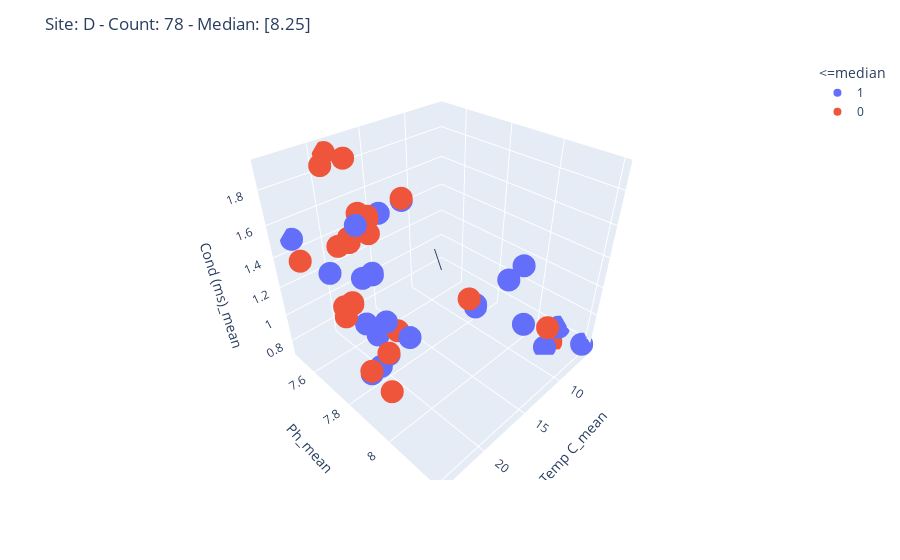
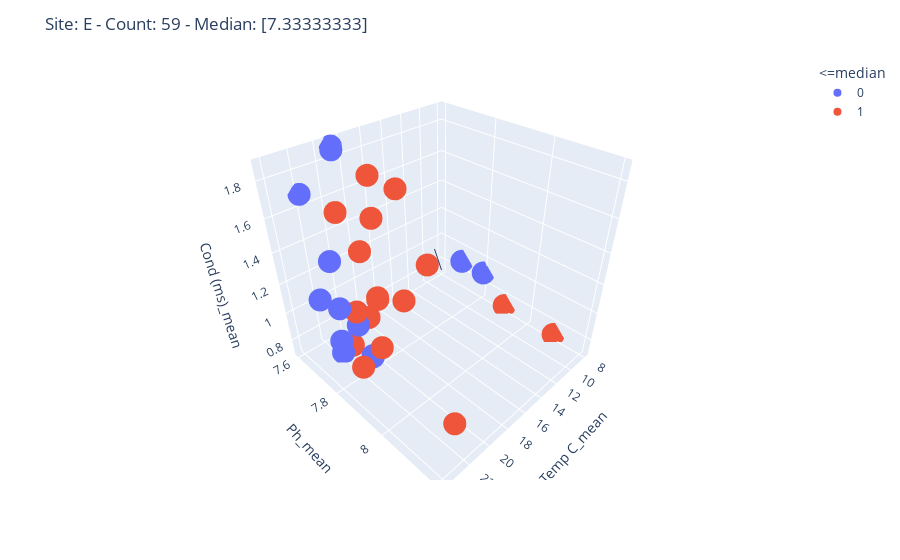
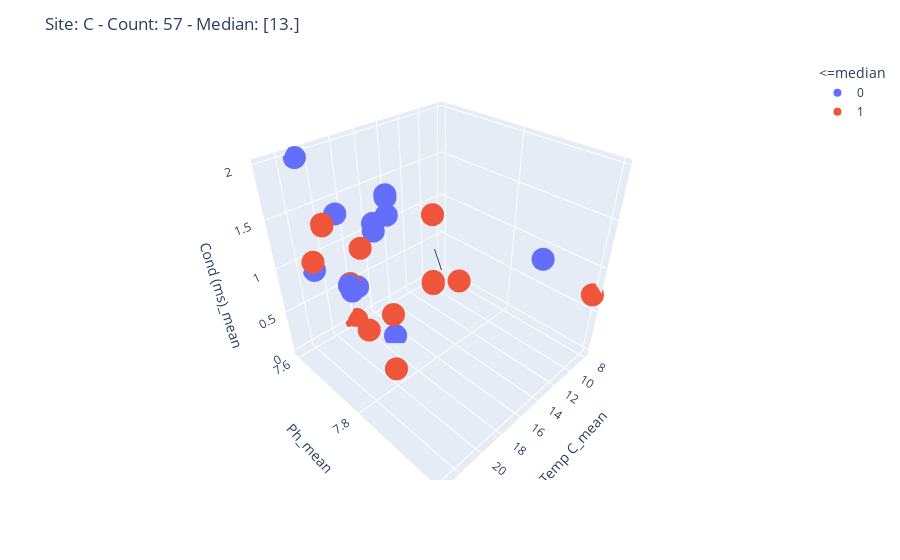
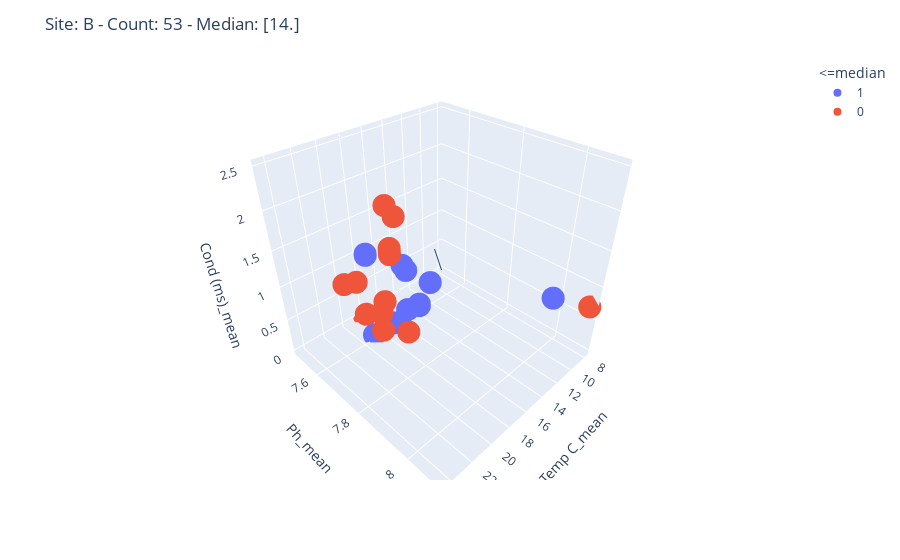

These figures' notebook cell, in order:
### Code cell
for site in class_ecoli_df["Site"].unique():
    fig = px.scatter_3d(
        class_ecoli_df[class_ecoli_df["Site"] == site],
        x="Temp C_mean",
        y="Ph_mean",
        z="Cond (ms)_mean",
        color="<=median",
    )
    fig.update_layout(
        title_text="Site: "
        + site
        + " - "
        + "Count: "
        + str(len(class_ecoli_df[class_ecoli_df["Site"] == site]))
        + " - "
        + "Median: "
        + str(ecoli_df[ecoli_df["Site"] == site]["median"].unique())
    )

    fig.add_annotation()
    fig.show()

### Figure 1 — Plotly figure (JSON) as saved in the notebook; plotly's stock layout.template omitted (floating-point values rounded to 4 significant figures)
{"data": [{"hovertemplate": "<=median=1<br>Temp C_mean=%{x}<br>Ph_mean=%{y}<br>Cond (ms)_mean=%{z}<extra></extra>", "legendgroup": "1", "marker": {"color": "#636efa", "symbol": "circle"}, "mode": "markers", "name": "1", "scene": "scene", "showlegend": true, "type": "scatter3d", "x": [6, 6, 9, 8, 11, 9, 9, 8, 22, 22, 22, 22, 20, 20, 22, 22, 21, 21, 21, 21, 21, 21, 21, 21, 21, 20, 22, 22, 21, 20, 21.9, 23, 23.9, 23, 22, 22, 21, 20, 22], "y": [8.1, 8.2, 7.8, 8, 8, 8, 7.8, 8.1, 7.9, 7.9, 7.8, 7.8, 7.8, 7.8, 7.8, 7.8, 7.9, 7.8, 7.8, 7.8, 7.8, 7.8, 7.8, 7.8, 7.8, 7.9, 7.9, 7.9, 7.8, 7.7, 7.8, 7.5, 7.6, 7.7, 7.9, 7.9, 7.8, 7.9, 8], "z": [0.8, 0.77, 0.8, 0.8, 1.25, 1.28, 0.78, 0.72, 1.08, 0.79, 0.8, 1.76, 1.77, 1.77, 1.17, 1.17, 1.19, 0.81, 0.81, 1.05, 1.05, 1.05, 1.05, 1.45, 1.45, 1.91, 1.29, 1.29, 1.688, 1.703, 1.46, 1.49, 1.46, 1.44, 1.07, 1.07, 1.46, 1.9, 1.3]}, {"hovertemplate": "<=median=0<br>Temp C_mean=%{x}<br>Ph_mean=%{y}<br>Cond (ms)_mean=%{z}<extra></extra>", "legendgroup": "0", "marker": {"color": "#EF553B", "symbol": "circle"}, "mode": "markers", "name": "0", "scene": "scene", "showlegend": true, "type": "scatter3d", "x": [10, 10, 8, 8, 7, 21, 21, 21, 21, 22, 22, 21, 22, 22, 20, 21, 21, 20, 20, 19, 19, 19, 19, 21, 22, 22, 24, 24, 23.4, 23.4, 23, 23, 23, 23, 21, 21, 21, 23.9, 21], "y": [7.8, 7.8, 8.1, 8.1, 8.1, 7.8, 7.8, 7.8, 7.8, 7.9, 7.9, 7.9, 7.8, 7.8, 7.9, 7.8, 7.8, 7.7, 7.7, 7.6, 7.6, 7.5, 7.5, 7.7, 7.7, 7.7, 7.82, 7.82, 7.78, 7.78, 7.8, 7.8, 7.8, 7.8, 7.7, 7.6, 7.6, 7.6, 7.7], "z": [0.885, 0.885, 0.88, 0.88, 0.72, 1.766, 1.766, 1.781, 1.781, 1.08, 0.79, 1.19, 0.82, 0.82, 1.91, 1.688, 1.688, 1.703, 1.703, 1.92, 1.92, 1.9, 1.9, 1.59, 1.57, 1.57, 1.32, 1.32, 1.32, 1.32, 1.34, 1.34, 1.35, 1.35, 1.562, 1.922, 1.922, 1.46, 1.59]}], "layout": {"annotations": [{}], "legend": {"title": {"text": "<=median"}, "tracegroupgap": 0}, "margin": {"t": 60}, "scene": {"domain": {"x": [0, 1], "y": [0, 1]}, "xaxis": {"title": {"text": "Temp C_mean"}}, "yaxis": {"title": {"text": "Ph_mean"}}, "zaxis": {"title": {"text": "Cond (ms)_mean"}}}, "title": {"text": "Site: D - Count: 78 - Median: [8.25]"}}}

### Figure 2 — Plotly figure (JSON) as saved in the notebook; plotly's stock layout.template omitted (floating-point values rounded to 4 significant figures)
{"data": [{"hovertemplate": "<=median=0<br>Temp C_mean=%{x}<br>Ph_mean=%{y}<br>Cond (ms)_mean=%{z}<extra></extra>", "legendgroup": "0", "marker": {"color": "#636efa", "symbol": "circle"}, "mode": "markers", "name": "0", "scene": "scene", "showlegend": true, "type": "scatter3d", "x": [8, 8, 21, 21, 21, 21, 22, 21, 22, 22, 22, 19, 19, 19, 19, 22, 22, 22, 22, 23.8, 23.8, 24.1, 24.1, 22, 22, 22, 22, 22, 22], "y": [7.8, 7.7, 7.8, 7.8, 7.8, 7.8, 7.8, 7.7, 7.8, 7.8, 7.9, 7.6, 7.6, 7.6, 7.6, 7.7, 7.7, 7.7, 7.7, 7.83, 7.83, 7.76, 7.76, 7.7, 7.7, 7.7, 7.7, 7.6, 7.6], "z": [0.89, 0.89, 0.78, 0.78, 0.79, 0.79, 0.75, 0.74, 1.06, 1.06, 1.35, 1.87, 1.87, 1.85, 1.85, 0.82, 0.82, 0.73, 0.73, 1.28, 1.28, 1.27, 1.27, 1.37, 1.37, 1.37, 1.37, 1.68, 1.68]}, {"hovertemplate": "<=median=1<br>Temp C_mean=%{x}<br>Ph_mean=%{y}<br>Cond (ms)_mean=%{z}<extra></extra>", "legendgroup": "1", "marker": {"color": "#EF553B", "symbol": "circle"}, "mode": "markers", "name": "1", "scene": "scene", "showlegend": true, "type": "scatter3d", "x": [8, 8, 22, 23, 23, 22, 22, 23, 23, 22, 21, 21, 21, 20, 20, 20, 20, 20, 20, 22, 22, 22, 20, 20, 20, 21, 21, 21, 22, null], "y": [7.9, 8.1, 8, 8.2, 8.2, 7.9, 7.9, 7.9, 7.9, 7.8, 7.7, 7.8, 7.8, 8, 8, 7.9, 7.9, 7.8, 7.8, 7.9, 7.9, 7.9, 7.8, 7.8, 7.8, 7.7, 7.7, 7.7, 7.8, null], "z": [0.725, 0.72, 1.44, 1.02, 1.02, 1.03, 1.03, 1.64, 1.64, 0.75, 0.74, 1.07, 1.07, 1.56, 1.56, 1.86, 1.86, 1.86, 1.86, 1.35, 1.34, 1.34, 1.641, 1.641, 1.641, 1.625, 1.625, 1.625, 1.15, null]}], "layout": {"annotations": [{}], "legend": {"title": {"text": "<=median"}, "tracegroupgap": 0}, "margin": {"t": 60}, "scene": {"domain": {"x": [0, 1], "y": [0, 1]}, "xaxis": {"title": {"text": "Temp C_mean"}}, "yaxis": {"title": {"text": "Ph_mean"}}, "zaxis": {"title": {"text": "Cond (ms)_mean"}}}, "title": {"text": "Site: E - Count: 59 - Median: [7.33333333]"}}}

### Figure 3 — Plotly figure (JSON) as saved in the notebook; plotly's stock layout.template omitted (floating-point values rounded to 4 significant figures)
{"data": [{"hovertemplate": "<=median=0<br>Temp C_mean=%{x}<br>Ph_mean=%{y}<br>Cond (ms)_mean=%{z}<extra></extra>", "legendgroup": "0", "marker": {"color": "#636efa", "symbol": "circle"}, "mode": "markers", "name": "0", "scene": "scene", "showlegend": true, "type": "scatter3d", "x": [9, 20, 20, 20, 20, 21, 21, 20, 20, 20, 20, 21, 21, 18, 17, 17, 21, 21, 21, 21, 23.1, 23.1, 22.7, 23, 23, 23, 21, 21], "y": [7.9, 7.8, 7.8, 7.8, 7.8, 7.8, 7.8, 7.8, 7.8, 7.7, 7.7, 7.6, 7.6, 7.6, 7.7, 7.7, 7.8, 7.8, 7.7, 7.7, 7.81, 7.81, 7.79, 7.7, 7.8, 7.8, 7.6, 7.6], "z": [0.935, 1.93, 1.93, 1.95, 1.95, 1.766, 1.766, 1.781, 1.781, 0.85, 0.85, 0.85, 0.85, 0, 0, 0, 1.7, 1.7, 1.65, 1.65, 1.32, 1.32, 1.31, 1.31, 1.34, 1.34, 1.98, 1.98]}, {"hovertemplate": "<=median=1<br>Temp C_mean=%{x}<br>Ph_mean=%{y}<br>Cond (ms)_mean=%{z}<extra></extra>", "legendgroup": "1", "marker": {"color": "#EF553B", "symbol": "circle"}, "mode": "markers", "name": "1", "scene": "scene", "showlegend": true, "type": "scatter3d", "x": [8, 20, 20, 22, 22, 23, 23, 22, 20, 20, 20, 20, 22, 22, 22, 22, 22, 22, 18, 22.7, 23, 22, 22, 22, 22, null, null, 20, 20], "y": [8, 7.8, 7.8, 8, 8, 7.9, 7.9, 7.8, 7.9, 7.9, 7.9, 7.9, 7.8, 7.8, 7.8, 7.8, 7.8, 7.8, 7.6, 7.79, 7.7, 7.7, 7.7, 7.7, 7.7, null, null, 7.9, 7.9], "z": [0.71, 0.82, 0.82, 1.83, 1.83, 0.82, 0.82, 0.81, 1.41, 1.41, 1.98, 1.98, 1.609, 1.609, 1.609, 1.609, 1.609, 1.609, 0, 1.31, 1.31, 1.609, 1.609, 1.594, 1.594, null, null, 1.43, 1.98]}], "layout": {"annotations": [{}], "legend": {"title": {"text": "<=median"}, "tracegroupgap": 0}, "margin": {"t": 60}, "scene": {"domain": {"x": [0, 1], "y": [0, 1]}, "xaxis": {"title": {"text": "Temp C_mean"}}, "yaxis": {"title": {"text": "Ph_mean"}}, "zaxis": {"title": {"text": "Cond (ms)_mean"}}}, "title": {"text": "Site: C - Count: 57 - Median: [13.]"}}}

### Figure 4 — Plotly figure (JSON) as saved in the notebook; plotly's stock layout.template omitted (floating-point values rounded to 4 significant figures)
{"data": [{"hovertemplate": "<=median=1<br>Temp C_mean=%{x}<br>Ph_mean=%{y}<br>Cond (ms)_mean=%{z}<extra></extra>", "legendgroup": "1", "marker": {"color": "#636efa", "symbol": "circle"}, "mode": "markers", "name": "1", "scene": "scene", "showlegend": true, "type": "scatter3d", "x": [9, 22, 21, 21, 22, 22, 20, 20, 21, 21, 21, 21, 21, 21, 21, 21, 19, 19, 21, 22.7, 22, 22, null, 20, 20, 21, 21], "y": [8, 7.9, 7.8, 7.8, 7.9, 7.9, 7.9, 7.9, 7.9, 7.9, 7.7, 7.7, 7.7, 7.7, 7.7, 7.7, 7.6, 7.6, 7.8, 7.9, 7.84, 7.8, null, 7.8, 7.8, 7.9, 7.9], "z": [0.695, 1.89, 0.91, 0.91, 1.43, 1.43, 1.594, 1.594, 1.39, 1.39, 1.594, 1.594, 1.594, 1.609, 1.609, 1.609, 0, 0, 1.797, 2.49, 2.46, 1.14, null, 1.594, 1.594, 1.41, 1.41]}, {"hovertemplate": "<=median=0<br>Temp C_mean=%{x}<br>Ph_mean=%{y}<br>Cond (ms)_mean=%{z}<extra></extra>", "legendgroup": "0", "marker": {"color": "#EF553B", "symbol": "circle"}, "mode": "markers", "name": "0", "scene": "scene", "showlegend": true, "type": "scatter3d", "x": [8, 22, 22, 22, 22, 18, 18, 21, 21, 21, 21, 24.4, 24.4, 22.9, 22.9, 23, 23, 22, 22, 21, 21, 21, 22.7, 22, 22, 22], "y": [8.1, 7.9, 7.9, 7.8, 7.8, 7.5, 7.5, 7.8, 7.8, 7.8, 7.8, 7.86, 7.86, 7.86, 7.86, 7.7, 7.7, 7.7, 7.7, 7.8, 7.8, 7.8, 7.9, 7.84, 7.8, 7.8], "z": [0.71, 1.14, 1.14, 0.9, 0.9, 0, 0, 1.87, 1.87, 1.87, 1.87, 1.49, 1.49, 1.51, 1.51, 1.37, 1.37, 1.32, 1.32, 1.797, 1.821, 1.821, 2.49, 2.46, 1.14, 1.14]}], "layout": {"annotations": [{}], "legend": {"title": {"text": "<=median"}, "tracegroupgap": 0}, "margin": {"t": 60}, "scene": {"domain": {"x": [0, 1], "y": [0, 1]}, "xaxis": {"title": {"text": "Temp C_mean"}}, "yaxis": {"title": {"text": "Ph_mean"}}, "zaxis": {"title": {"text": "Cond (ms)_mean"}}}, "title": {"text": "Site: B - Count: 53 - Median: [14.]"}}}
